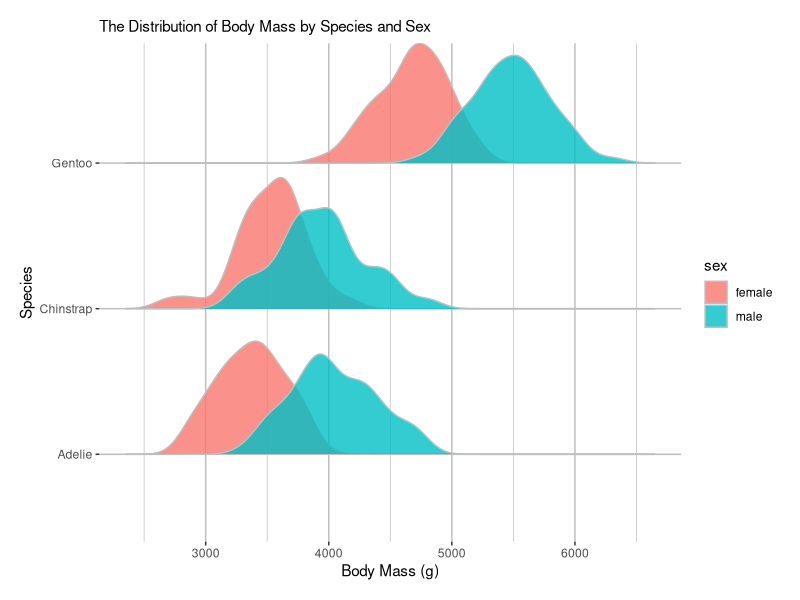
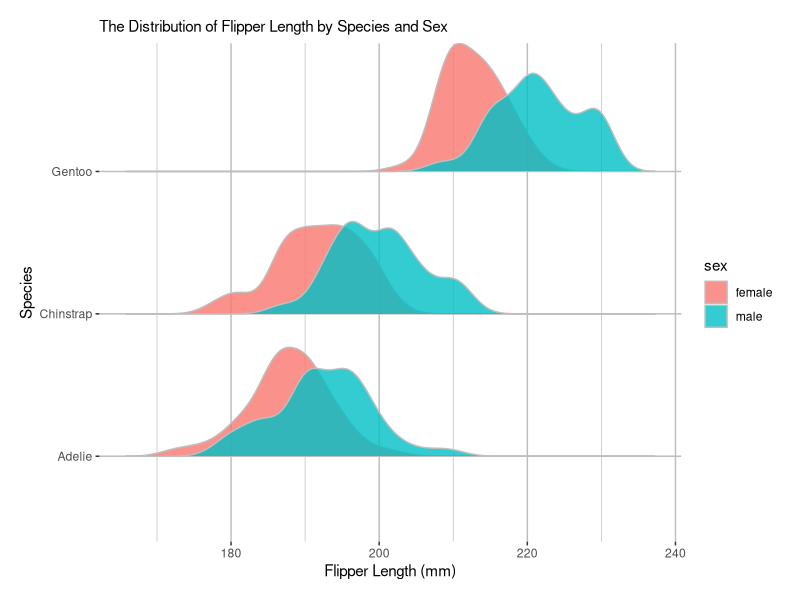
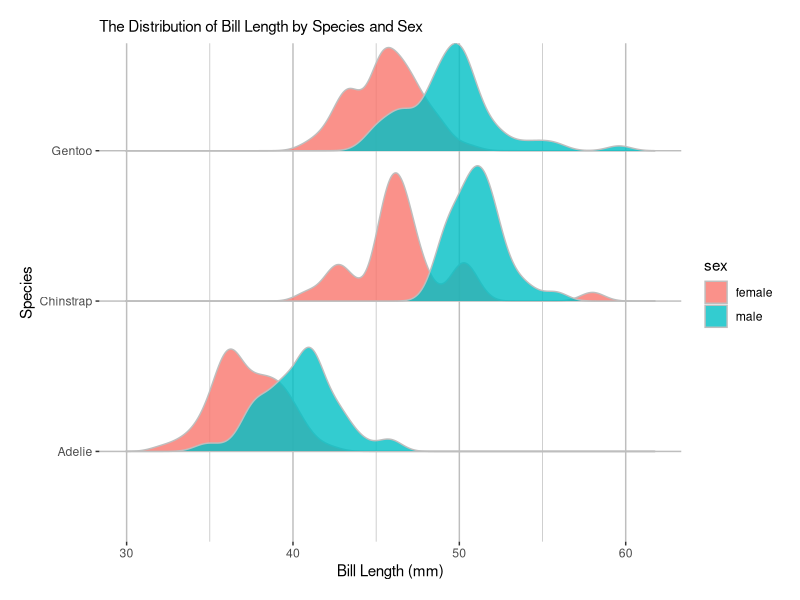
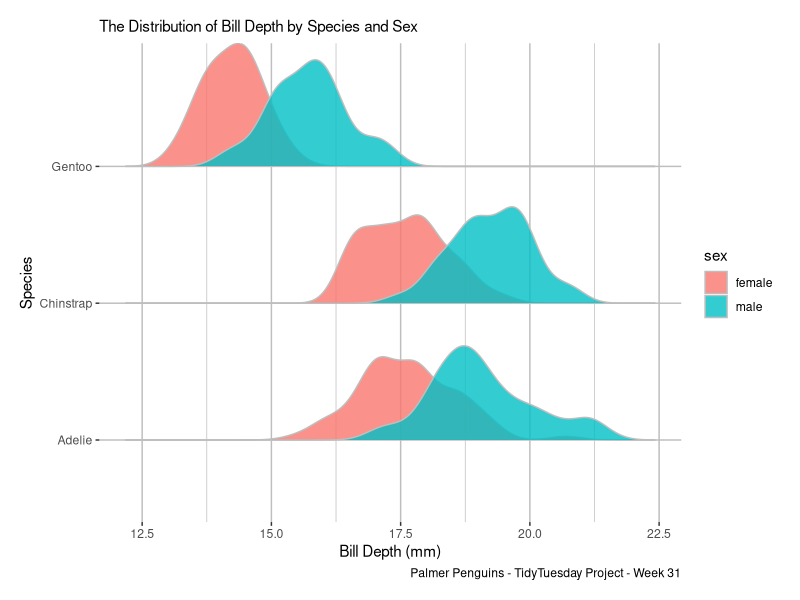

Recreate these plots in R, in order. (Note: this script raises an error after producing the figures.)
################ Palmer Penguin - TidyTuesday roject - Week 31 #################

## Packages and Data -----------------------------------------------------------
library(palmerpenguins)
library(ggplot2)
library(ggridges)

data(package = 'palmerpenguins')
head(penguins)

## Density Plot ----------------------------------------------------------------

p_theme <- theme(panel.background = element_rect(fill = "white"),
           panel.grid = element_line(colour = "grey"),
           plot.margin = margin(0.5, 0.5, 0.5, 0.5, "cm"))

p1 <- ggplot(na.omit(penguins),
             aes(x = body_mass_g,
                 y = species,
                 fill = sex)) +
  geom_density_ridges(scale=0.9,
                      alpha=0.8,
                      color="grey") +
  labs(subtitle = "The Distribution of Body Mass by Species and Sex",
       x = "Body Mass (g)",
       y = "Species") +
  p_theme


p2 <- ggplot(na.omit(penguins),
             aes(x = flipper_length_mm,
                 y = species,
                 fill = sex)) +
  geom_density_ridges(scale=0.9,
                      alpha=0.8,
                      color="grey") +
  labs(subtitle = "The Distribution of Flipper Length by Species and Sex",
       x = "Flipper Length (mm)",
       y = "Species") +
  p_theme

p3 <- ggplot(na.omit(penguins),
             aes(x = bill_length_mm,
                 y = species,
                 fill = sex)) +
  geom_density_ridges(scale=0.9,
                      alpha=0.8,
                      color="grey") +
  labs(subtitle = "The Distribution of Bill Length by Species and Sex",
       x = "Bill Length (mm)",
       y = "Species") +
  p_theme

p4 <- ggplot(na.omit(penguins),
             aes(x = bill_depth_mm,
                 y = species,
                 fill = sex)) +
  geom_density_ridges(scale=0.9,
                      alpha=0.8,
                      color="grey") +
  labs(subtitle = "The Distribution of Bill Depth by Species and Sex",
       caption = "Palmer Penguins - TidyTuesday Project - Week 31",
       x = "Bill Depth (mm)",
       y = "Species") +
  p_theme


ggarrange(p1, p2, p3, p4,
          common.legend = TRUE,
          legend = "right",
          ncol = 1)

################################################################################
